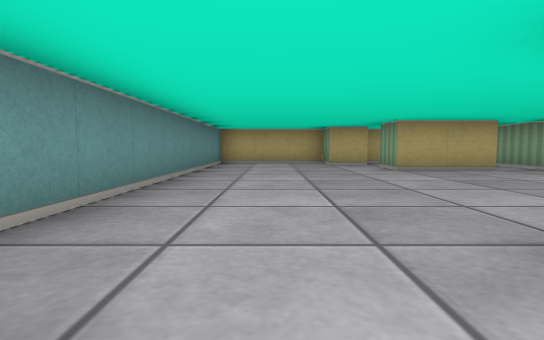
View 1 (above)

18 first-person views from a walk through a cub3D maze. The camera is about half as high as the walls, tilts 4° down and sees 80° across. The floor is counted in squares. Each view is taken from the middle of a square. On the plan, view 1 faces up. The plan holds only what a view shows up to about 9 squares ahead; the rest is blank. The place goes on beyond the plan.

View 2
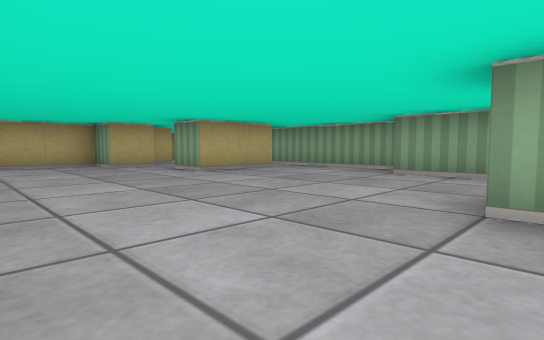

View 3
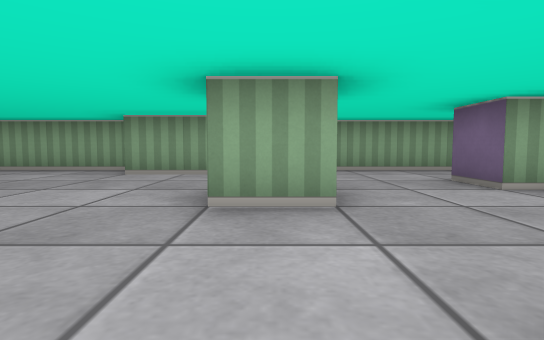

View 4
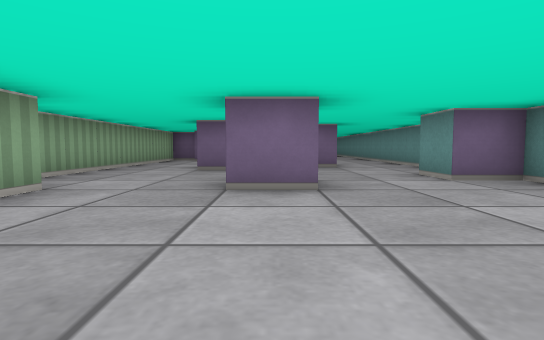

View 5
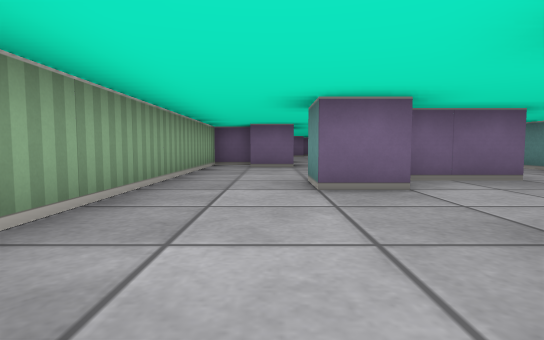

View 6
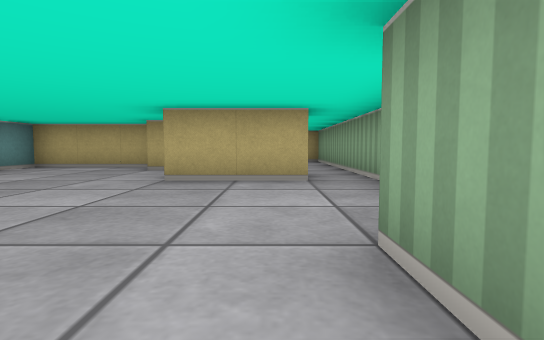

View 7
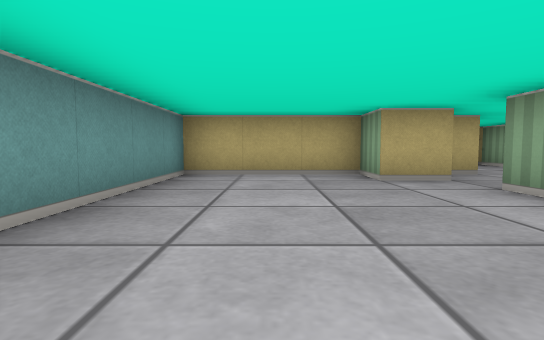

View 8
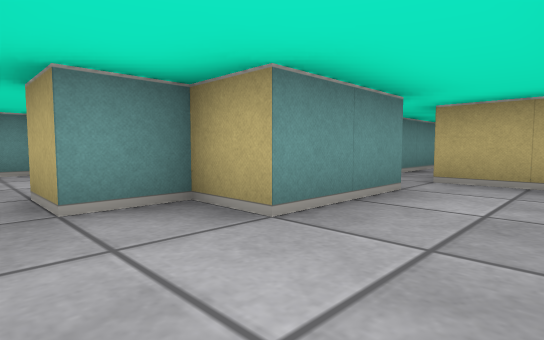

View 9
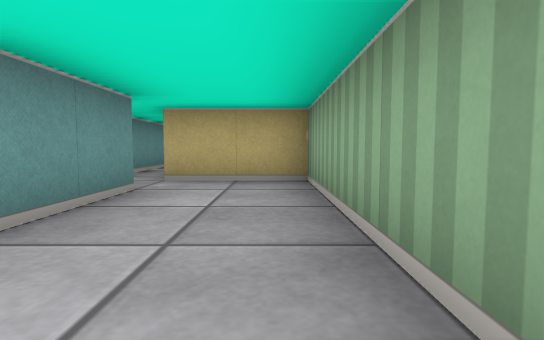

View 10
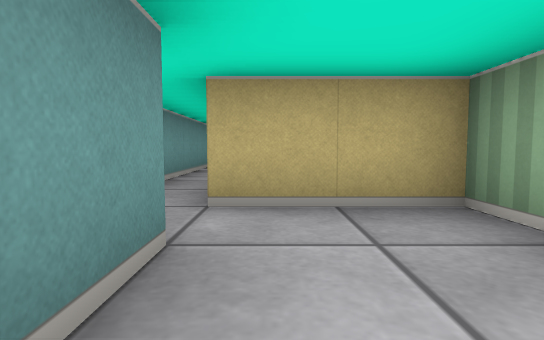

View 11
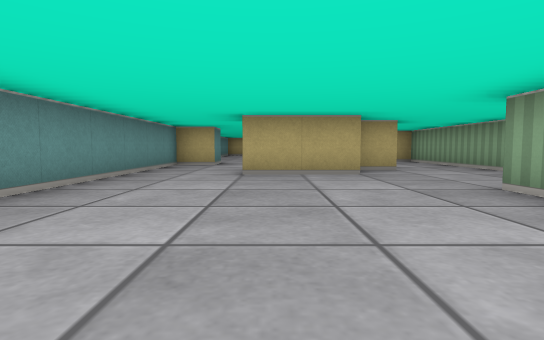

View 12
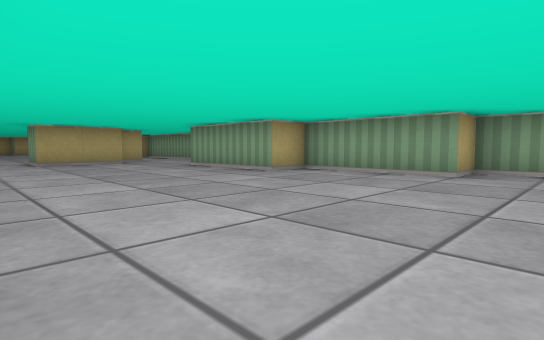

View 13
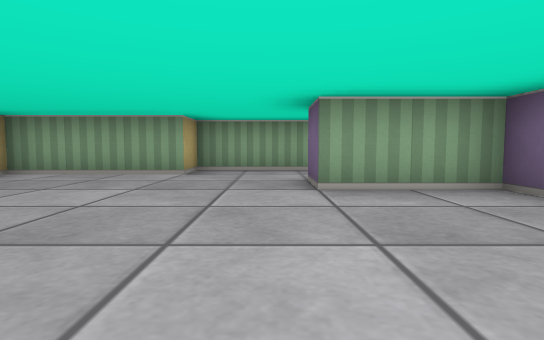

View 14
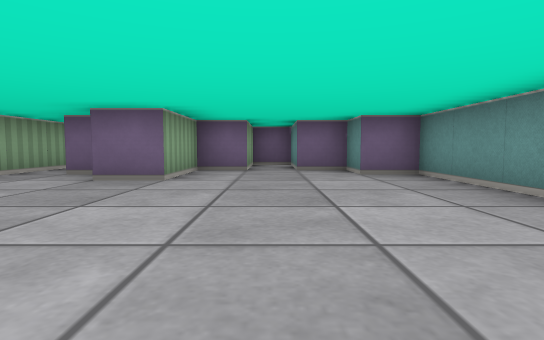

View 15
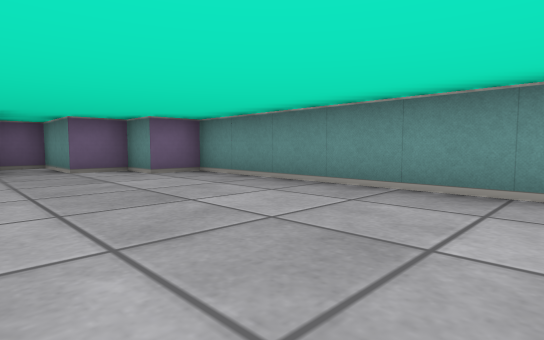

View 16
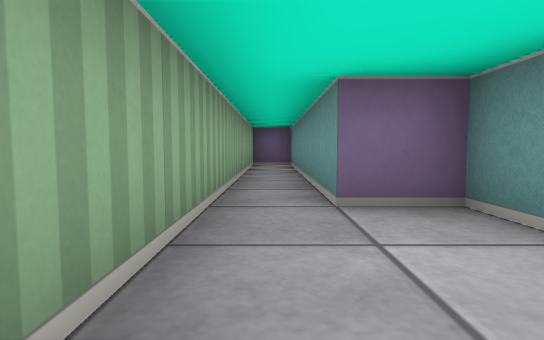

View 17
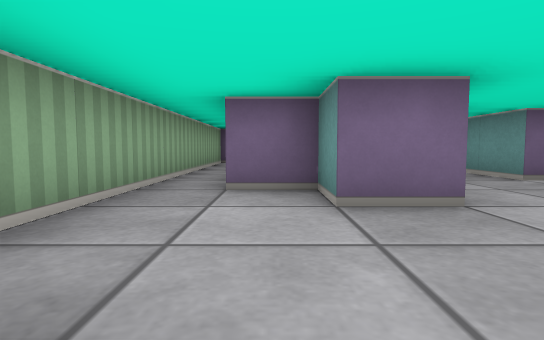

View 18
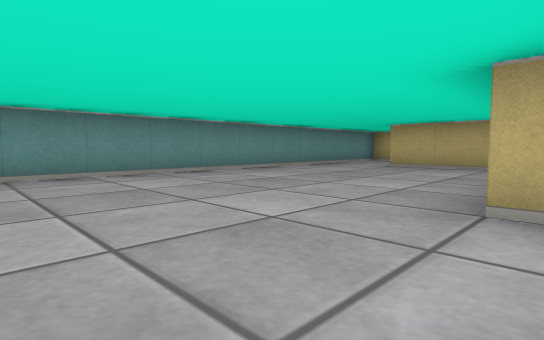

### Floor plan
Ten units are one square. View 1 is at (0, 0); x grows to the right and y downward. Boxes are objects, and circles mark ways between rooms. Rooms are numbered by the first view taken in them; rooms with no view inside come last. Other rooms are left out.
<svg viewBox="-20 -130 80 340">
<path fill="none" stroke="#000" d="M15 -4 15 -15 25 -15M45 -15 45 -35M55 -39 55 -66M25 20 25 15 35 15 35 25 28 25M46 -65 25 -65 25 -75M26 35 14 35M5 35 5 25 21 25M25 -85 15 -85 15 -95 -15 -95 -15 -5 -5 -5 -5 5 -15 5 -15 35M35 55 45 55M45 65 55 65 55 -2M35 -116 35 -95 25 -95 25 -85M55 -66 55 -125 35 -125M14 35 5 35M-15 35 -15 145 -5 145 -5 155 5 155 5 175 15 175 15 155 25 155 25 135 35 135 35 145 45 145 45 205 55 205 55 115 45 115 45 85 35 85 35 55"/>
<circle cx="30" cy="-80" r="3" fill="#2a7"/>
<circle cx="50" cy="-70" r="3" fill="#2a7"/>
<circle cx="16" cy="38" r="3" fill="#2a7"/>
<text x="20" y="-20">1</text>
<text x="40" y="-100">2</text>
<text x="20" y="110">3</text>
</svg>
Room 1 opens to room 2. Room 1 opens to room 3.

Where each view was taken, in squares from view 1:
view 1: 0 up, 0 right, facing up
view 2: 1 up, 1 left, facing up-right
view 3: 1 up, 1 left, facing right
view 4: 5 up, 2 right, facing down
view 5: 2 up, 4 right, facing down
view 6: 2 up, 4 right, facing up
view 7: 4 up, 0 right, facing up
view 8: 8 up, 5 right, facing up-left
view 9: 8 up, 5 right, facing up
view 10: 10 up, 4 right, facing up
view 11: 9 down, 1 right, facing up
view 12: 13 down, 1 left, facing up-right
view 13: 13 down, 1 left, facing right
view 14: 9 down, 1 right, facing down
view 15: 9 down, 2 right, facing down-left
view 16: 12 down, 5 right, facing down
view 17: 11 down, 4 right, facing down
view 18: 11 down, 4 right, facing up-left
